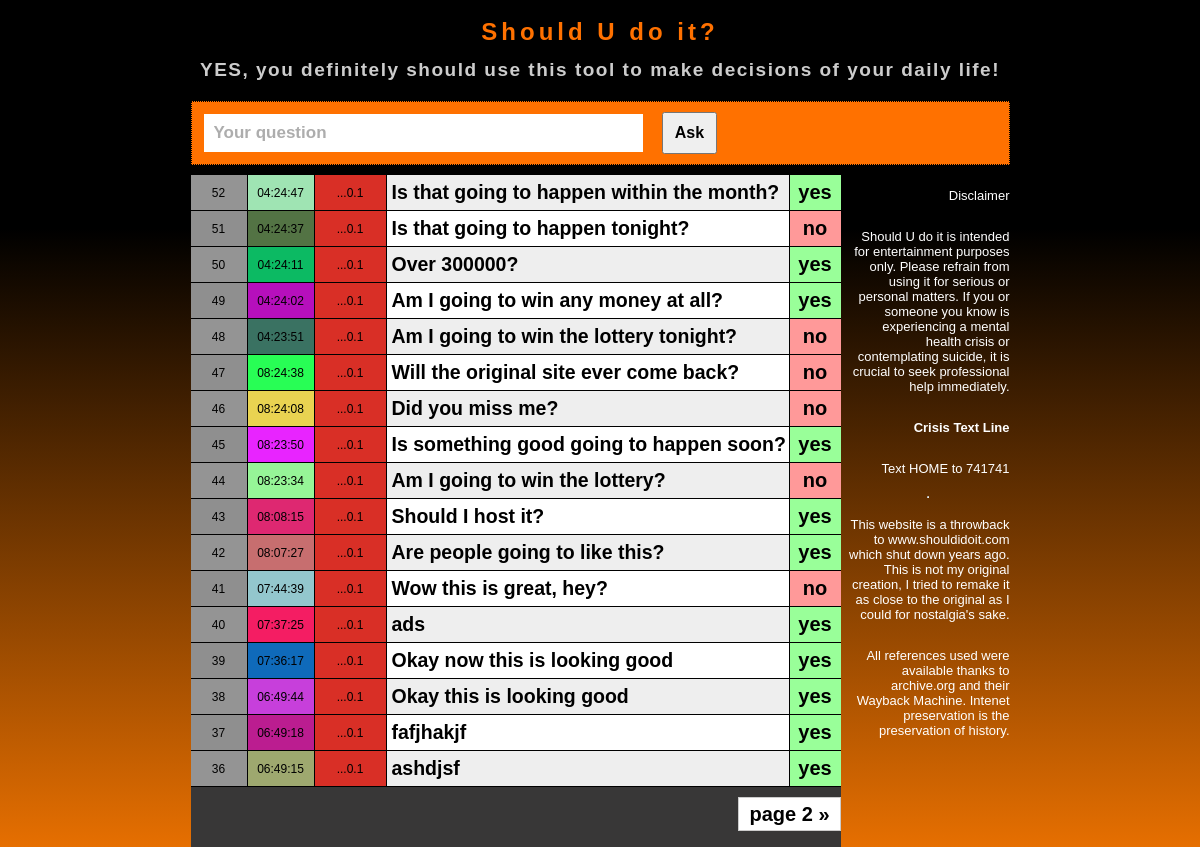
The app's page /, older data.
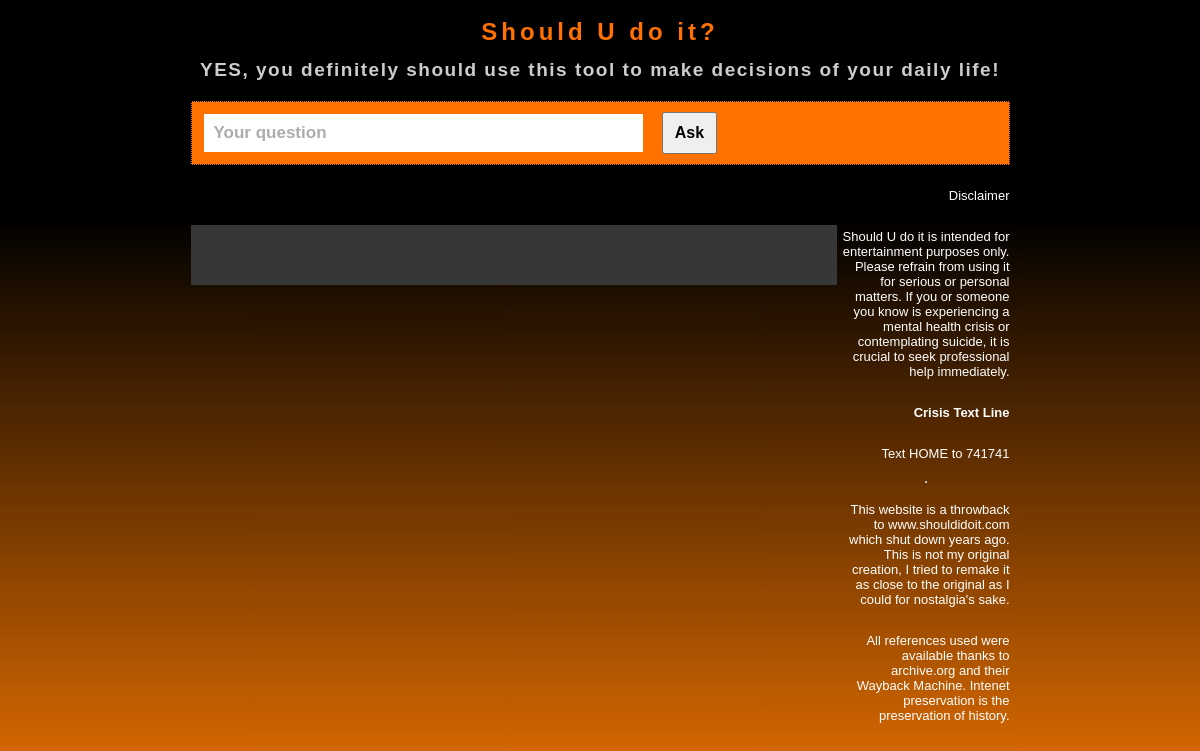
The same page, newer data.
### main/models.py (models this page shows, shortened)
class Question(models.Model):
    text = models.CharField(max_length=50)
    answer = models.CharField(max_length=3)
    ip_address = models.GenericIPAddressField()
    timestamp = models.DateTimeField(auto_now_add=True)
    color = models.CharField(max_length=7, blank=True, null=True)

### main/views.py (the view)
# urls.py: path('', views.home, name='home'),
def home(request):
    questions = Question.objects.all().order_by('-timestamp')
    paginator = Paginator(questions, 17)
    page_number = request.GET.get('page')
    page_obj = paginator.get_page(page_number)
    context = {'questions':questions, 'questions': page_obj}
    return render(request, 'main/home.html', context)

### main/templatetags/custom_filters.py (called while the page is built)
@register.filter
def last_six_ip(ip_address):
    parts = ip_address.split('.')
    return f"...{parts[-2]}.{parts[-1]}"

### main/templatetags/filters.py (called while the page is built)
@register.filter
def last_octet(ip_address):
    try:
        return int(ip_address.split('.')[-1]) * 3 % 360
    except ValueError:
        return 0

### main/templates/main/home.html (shortened to what this page needs)
{% load static %}
{% load filters %}
{% load custom_filters %}
<!DOCTYPE html>
<html lang="en">
<head>
  <link rel="stylesheet" type='text/css' href="{% static 'css/styles.css' %}">
</head>
<body>
  <div class="contents">
    <div class="contents">
      <h2 class="title"><a class="title" href="/">Should U do it?</a></h2>
      <p class="slogan">YES, you definitely should use this tool to make decisions of your daily life!</p>
    </div>
    <div class="ask">
      <form method="POST" action="{% url 'ask_question' %}">
        <input class="askbar" type="text" maxlength="50" name="question_text" placeholder="Your question" onfocus="this.placeholder=''"onblur="this.placeholder='Your question'">
        <button class="askbutton" type="submit">Ask</button>
      </form>
    </div>
    <div class="listbody">
      <ul class="list">
        {% for question in questions %}
        <li class="listitem">
          <span class="listid{% cycle 'dark' 'light' %}">{{question.id}}</span>
          <span class="listtime" style="background-color: {{ question.color }};">{{question.timestamp|date:"H:i:s"}}</span>
          <span class="listip" style="background-color: hsl({{question.ip_address|last_octet}}, 70%, 50%);">{{question.ip_address|last_six_ip}}</span>
          <a class="listquestion{% cycle 'dark' 'light' %}">{{question.text}}</a>
          <p class="listanswer" style="background-color: {% if question.answer == 'no' %}#FF9999  {% else %}#99FF99{% endif %};">{{question.answer}}</p>
        </li>
        {% empty %}
        <p>No questions yet! Be the first to ask.</p>
        {% endfor %}
        <div class="foot">
          {% if questions.has_next %}
            <div class="pagination">
              <a href="?page={{ questions.next_page_number }}">page {{ questions.next_page_number}} &raquo;</a>
            </div>
            {% endif %}
        </div>
      </ul>
      <div class="sidebar">
        <p>Disclaimer</p>
        <p>Should U do it is intended for entertainment purposes only. Please refrain from using it for serious or personal matters. If you or someone you know is experiencing a mental health crisis or contemplating suicide, it is crucial to seek professional help immediately.</p>
        <p><strong>Crisis Text Line</strong></p>
        <p>Text HOME to 741741</p>
        <hr>
        <p>This website is a throwback to www.shouldidoit.com which shut down years ago. This is not my original creation, I tried to remake it as close to the original as I could for nostalgia's sake.</p>
        <p>All references used were available thanks to archive.org and their Wayback Machine. Intenet preservation is the preservation of history.</p>
      </div>
    </div>
  </div>
</body>
</html>

### static/css/styles.css (style rules this page uses)
body { display: flex; justify-content: center; background-image: linear-gradient(black 27%, #e66f01 100%); }
html { height: 100%; padding: 10px; margin: 0; box-sizing: border-box; font-family: sans-serif; }
.title { height: 41px; margin: 0; color: #FF7100; letter-spacing: 4px; text-decoration: none; }
.slogan { color: #CCCCCC; font-size: 19px; font-weight: bold; letter-spacing: 1.5px; margin-bottom: 20px; margin-top: 0px; }
.contents { width: 817px; display: flex; flex-direction: column; align-items: center; }
.ask { display: flex; width: 100%; background-color: #FF7100; border: 0.5px dotted black; margin-bottom: 10px; }
.askbar { margin: 12px; padding: 10px; height: 18px; width: 419px; border: none; font-size: 17px; font-weight: 700; }
::placeholder { color: rgb(173, 173, 173); font-size: 17px; font-weight: bold; }
.askbutton { height: 42px; width: 55px; margin-top: 10px; margin-left: 3px; font-size: 16px; font-weight: bold; }
.list { list-style: none; display: flex; flex-direction: column; padding: 0; margin: 0; width: 650px; }
.listbody { display: flex; width: 819px; }
.foot { display: flex; justify-content: space-between; align-items: center; background-color: rgb(56, 55, 55); height: 60px; }
.sidebar { display: flex; flex-direction: column; justify-content: flex-start; align-items: flex-end; text-align: end; padding-left: 5px; color: white; font-size: 13px; width: 168px; }

Row changes from the older to the newer data that the page shows:
removed Question: id "52", timestamp "04:24:47", ip_address|last_six_ip "...0.1", text "Is that going to happen within the month?", answer "yes"
removed Question: id "51", timestamp "04:24:37", ip_address|last_six_ip "...0.1", text "Is that going to happen tonight?", answer "no"
removed Question: id "50", timestamp "04:24:11", ip_address|last_six_ip "...0.1", text "Over 300000?", answer "yes"
removed Question: id "49", timestamp "04:24:02", ip_address|last_six_ip "...0.1", text "Am I going to win any money at all?", answer "yes"
removed Question: id "48", timestamp "04:23:51", ip_address|last_six_ip "...0.1", text "Am I going to win the lottery tonight?", answer "no"
removed Question: id "47", timestamp "08:24:38", ip_address|last_six_ip "...0.1", text "Will the original site ever come back?", answer "no"
removed Question: id "46", timestamp "08:24:08", ip_address|last_six_ip "...0.1", text "Did you miss me?", answer "no"
removed Question: id "45", timestamp "08:23:50", ip_address|last_six_ip "...0.1", text "Is something good going to happen soon?", answer "yes"
removed Question: id "44", timestamp "08:23:34", ip_address|last_six_ip "...0.1", text "Am I going to win the lottery?", answer "no"
removed Question: id "43", timestamp "08:08:15", ip_address|last_six_ip "...0.1", text "Should I host it?", answer "yes"
removed Question: id "42", timestamp "08:07:27", ip_address|last_six_ip "...0.1", text "Are people going to like this?", answer "yes"
removed Question: id "41", timestamp "07:44:39", ip_address|last_six_ip "...0.1", text "Wow this is great, hey?", answer "no"
removed Question: id "40", timestamp "07:37:25", ip_address|last_six_ip "...0.1", text "ads", answer "yes"
removed Question: id "39", timestamp "07:36:17", ip_address|last_six_ip "...0.1", text "Okay now this is looking good", answer "yes"
removed Question: id "38", timestamp "06:49:44", ip_address|last_six_ip "...0.1", text "Okay this is looking good", answer "yes"
removed Question: id "37", timestamp "06:49:18", ip_address|last_six_ip "...0.1", text "fafjhakjf", answer "yes"
removed Question: id "36", timestamp "06:49:15", ip_address|last_six_ip "...0.1", text "ashdjsf", answer "yes"
Text that changed along with them:
{{ questions.next_page_number }}: "2" → (not shown)
text no longer shown: "page »"
